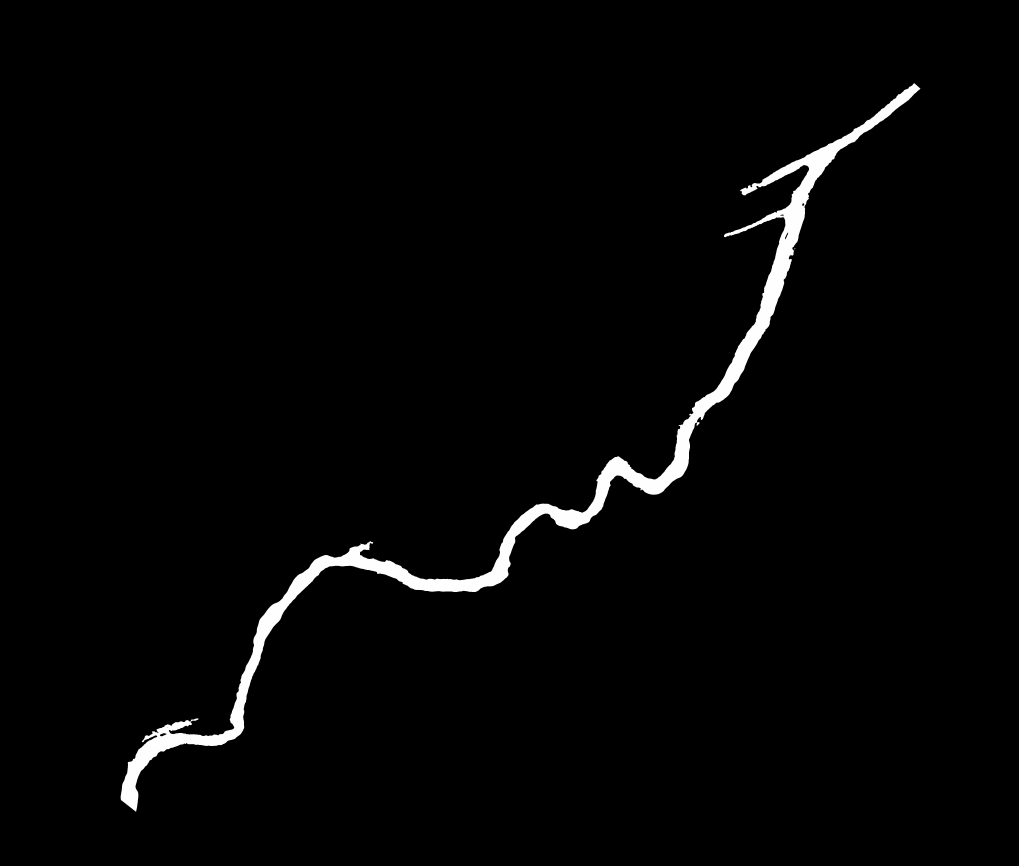
#> input picture Data/river/Vx.tif, 6113 x 5196 px (shown at 1/6 size); the run also reads 1 picture not shown here
$ jupyter execute --allow-errors tifread.ipynb
#> lines starting #> are read from the running program, lines starting #| are printed output that depends on the picture; after the words box and inside, x2 and y2 are one past the last pixel; in counts of white or black regions, pixels touching at a corner belong together; long printed decimals are rounded
[cell 1]
import matplotlib.pyplot as plt
import tifffile as tiff
import numpy as np

# Read V DEM data
dem_dataV = tiff.imread('Vx.tif')
#> dem_dataV is the input picture: shape (5196, 6113) float32; min -9999, max 1.11, mean -9800.9

# Check data shape and range
print("V data shape:", dem_dataV.shape)
#| V data shape: (5196, 6113)
print("Minimum value:", np.nanmin(dem_dataV))
#| Minimum value: -9999.0
print("Maximum value:", np.nanmax(dem_dataV))
#| Maximum value: 1.106

# Handle invalid values (if any)
dem_dataV = np.nan_to_num(dem_dataV, nan=0)
dem_dataV = np.where(dem_dataV < 0, 0, dem_dataV)
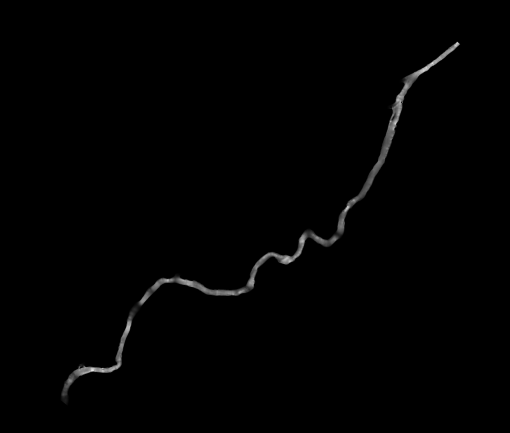
#> dem_dataV: shape (5196, 6113) float32 (shown at 1/12 size); min 0, max 1.11, mean 0.00764; drawn with min black and max white

# If it's multi-band data, extract the first band
if dem_dataV.ndim == 3:
    dem_dataV = dem_dataV[0]
V1 = dem_dataV[3250:1350,2000:1250]
#> V1 = empty array

# Read H DEM data
dem_dataH = tiff.imread('Hx.tif')

# Check data shape and range
print("H data shape:", dem_dataH.shape)
#| H data shape: (5196, 6113)
print("Minimum value:", np.nanmin(dem_dataH))
#| Minimum value: -9999.0
print("Maximum value:", np.nanmax(dem_dataH))
#| Maximum value: 3.295

# Handle invalid values (if any)
dem_dataH = np.nan_to_num(dem_dataH, nan=0)
dem_dataH = np.where(dem_dataH < 0, 0, dem_dataH)

# If it's multi-band data, extract the first band
if dem_dataH.ndim == 3:
    dem_dataH = dem_dataH[0]

# Visualize DEM data
plt.figure(figsize=(10, 8))
plt.imshow(dem_dataV, cmap='YlOrBr', vmin=0, vmax=1.1)
# plt.imshow(V1, cmap='YlOrBr', vmin=0, vmax=1.1)
cbar = plt.colorbar(label='V (m/s)')
plt.title('Velocity')
plt.xlabel('X Coordinate')
plt.ylabel('Y Coordinate')
plt.show()
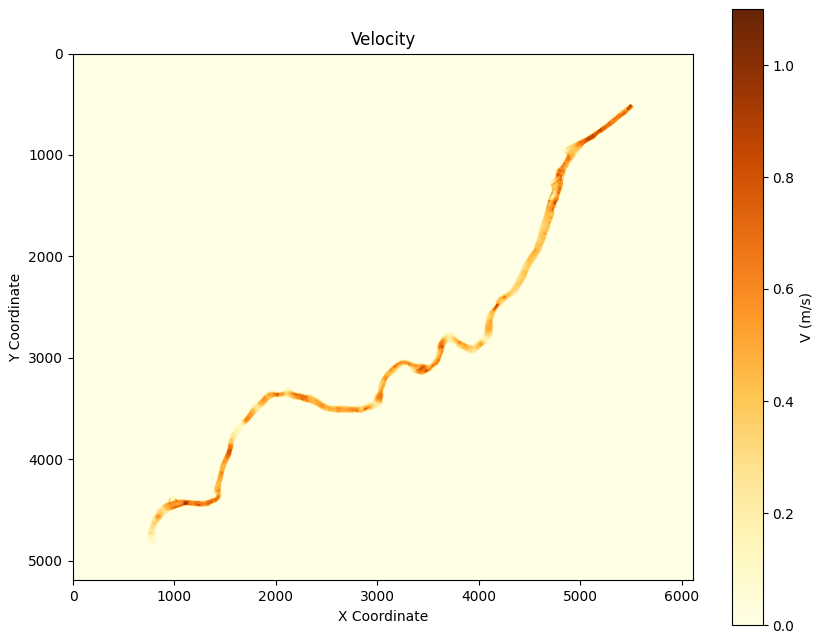
#> figure drawn by matplotlib, 2 panels

[cell 2]
import matplotlib.pyplot as plt
import tifffile as tiff
import numpy as np

# Read DEM data
dem_dataV = tiff.imread('Vx.tif')
dem_dataH = tiff.imread('Hx.tif')

# Handle invalid values (if any)
dem_dataV = np.nan_to_num(dem_dataV, nan=0)
dem_dataV = np.where(dem_dataV < 0, 0, dem_dataV)
dem_dataH = np.nan_to_num(dem_dataH, nan=0)
dem_dataH = np.where(dem_dataH < 0, 0, dem_dataH)
# If it's multi-band data, extract the first band
if dem_dataV.ndim == 3:
    dem_dataV = dem_dataV[0]
    dem_dataH = dem_dataH[0]

V1 = dem_dataV[3300:4200,1400:1900]
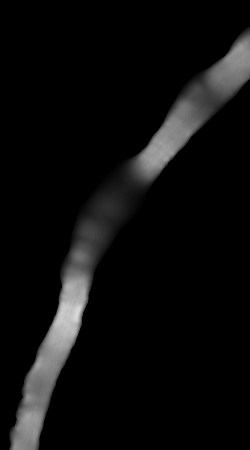
#> V1: shape (900, 500) float32 (shown at 1/2 size); min 0, max 0.863, mean 0.0524
H1 = dem_dataH[3300:4200,1400:1900]
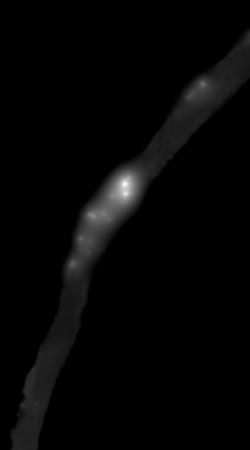
#> H1: shape (900, 500) float32 (shown at 1/2 size); min 0, max 3.29, mean 0.0746; drawn with min black and max white

# [10 lines of commented-out code are left out]
print("Data shape Vx:", dem_dataV.shape)
#| Data shape Vx: (5196, 6113)
print("Data shape V1:", V1.shape)
#| Data shape V1: (900, 500)

[cell 3]
plt.figure(figsize=(10, 8))
# plt.imshow(dem_dataV, cmap='YlOrBr', vmin=0, vmax=1.1)
plt.imshow(V1, cmap='YlOrBr', vmin=0, vmax=1.1)
cbar = plt.colorbar(label='V (m/s)')
plt.title('Velocity')
plt.xlabel('X Coordinate')
plt.ylabel('Y Coordinate')
plt.show()

[cell 4]
plt.figure(figsize=(10, 8))
# plt.imshow(dem_dataV, cmap='YlOrBr', vmin=0, vmax=1.1)
plt.imshow(H1, cmap='YlGnBu', vmin=0, vmax=2.5)
cbar = plt.colorbar(label='H (m)')
plt.title('H')
plt.xlabel('X Coordinate')
plt.ylabel('Y Coordinate')
plt.show()

[cell 5]
from skimage import morphology, measure
WaterArea = V1.copy()
WaterArea = np.where(V1 < 0.01, 0, 1)
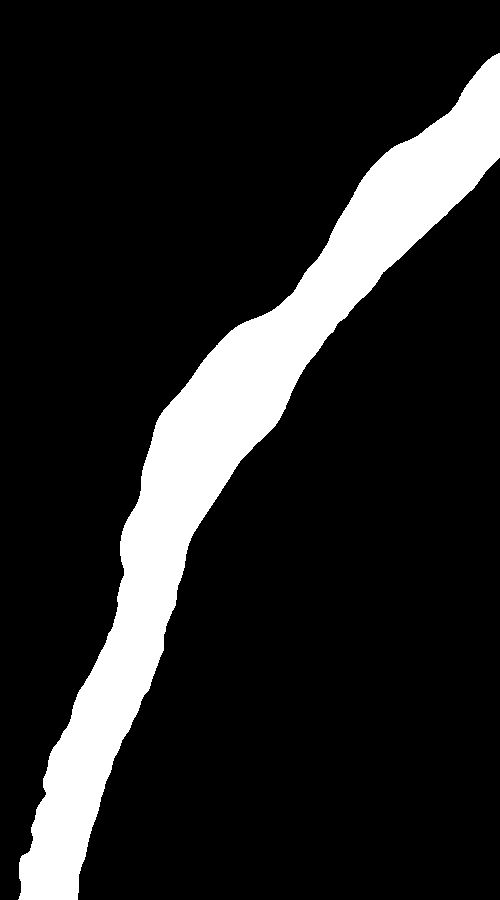
#> WaterArea: shape (900, 500) int64; values 0 (black) and 1 (white), 14.5% white; 1 white region, box (x1, y1, x2, y2) and area: (18, 53, 500, 900) 65099
skeleton = morphology.skeletonize(WaterArea)
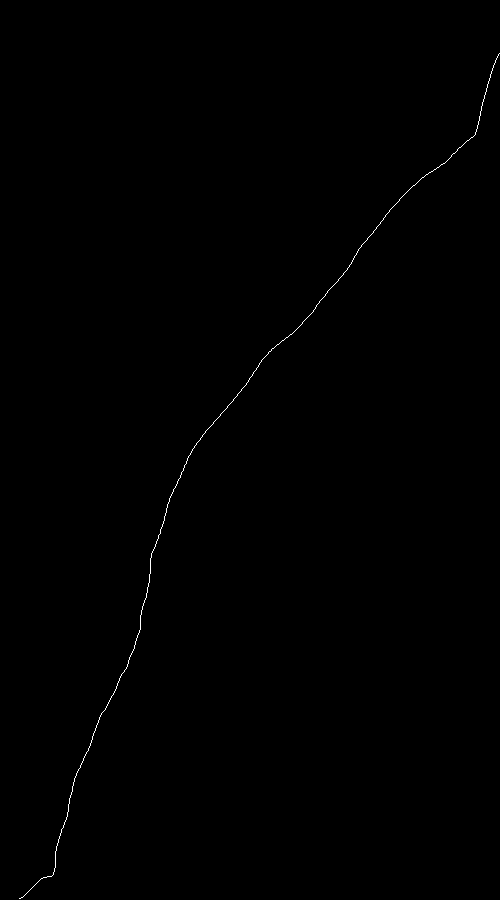
#> skeleton: shape (900, 500) bool; 0.19% white in thin lines or dots
plt.figure(figsize=(10, 8))
# plt.imshow(dem_dataV, cmap='YlOrBr', vmin=0, vmax=1.1)
plt.imshow(WaterArea, cmap='YlGnBu', vmin=0, vmax=2.5)
cbar = plt.colorbar(label='H (m)')
plt.title('Water Area')
plt.xlabel('X Coordinate')
plt.ylabel('Y Coordinate')
plt.show()
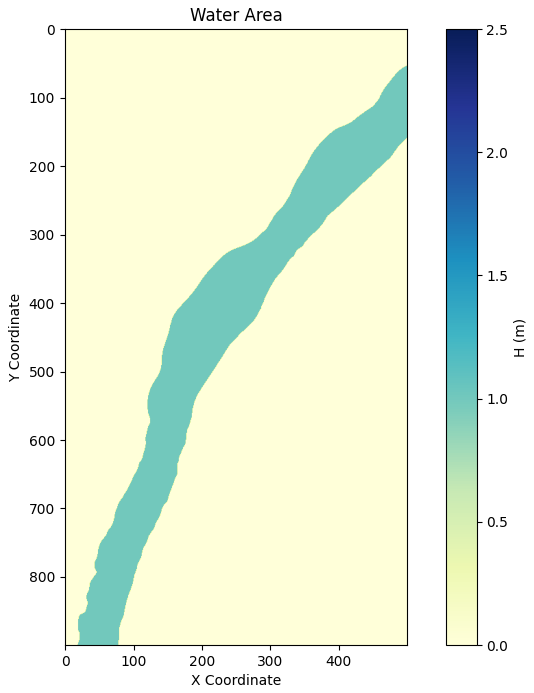
#> figure drawn by matplotlib, 2 panels

[cell 6]
import numpy as np
from scipy.interpolate import splprep, splev
from scipy.spatial import distance

from skimage import morphology, measure
import matplotlib.pyplot as plt

# 1. Extract river centerline
# Use skeletonization algorithm to extract centerline
WaterArea = V1.copy()
WaterArea = np.where(V1 < 0.01, 0, 1)
skeleton = morphology.skeletonize(WaterArea)

# 2. Get coordinates of centerline points
y_coords, x_coords = np.where(skeleton == True)
#> y_coords = 875 values from 53 to 898; x_coords = 875 values, max 499 at index 0, min 19 at index 873, mean 230.5
#> (the rest of the program and of its run is left out)
